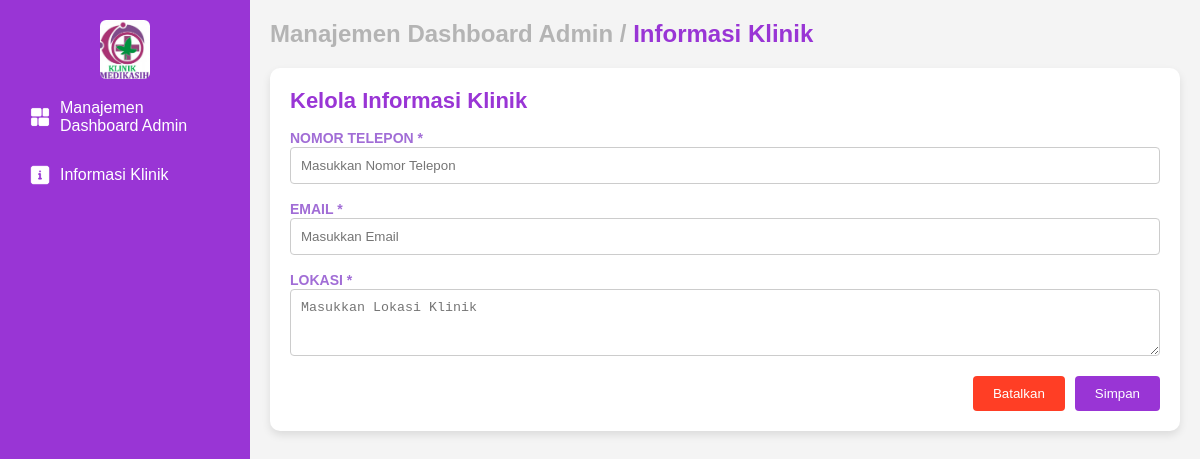
/Admin/pages/informasi_klinik.php (signed in), run on an earlier commit of the app's database.
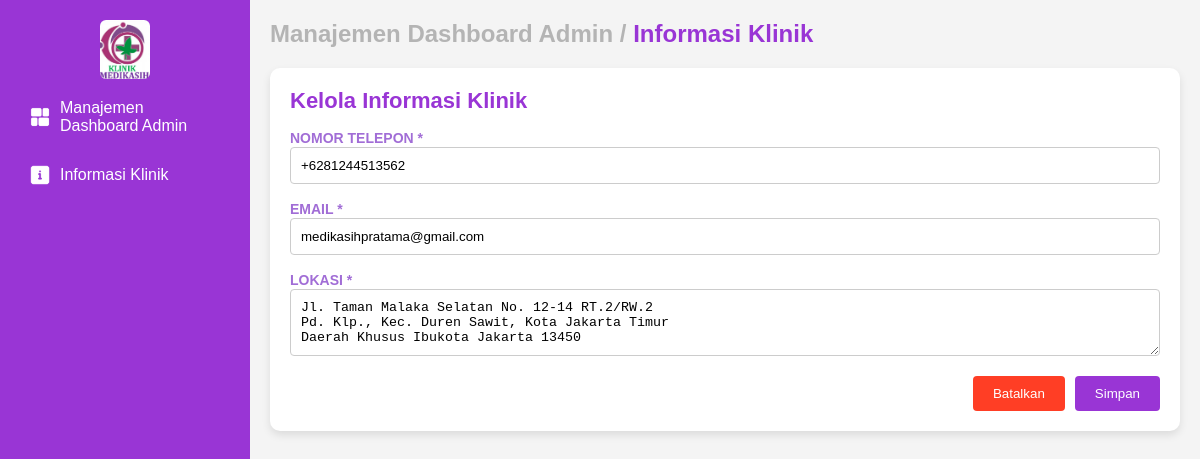
And on a later commit of the database.
### tables this page shows
CREATE TABLE `tb_informasi_klinik` (
  `id` int(11) NOT NULL,
  `no_telp` varchar(15) NOT NULL,
  `email` varchar(50) NOT NULL,
  `lokasi` text NOT NULL
);

### Admin/config/config_query.php (called while the page is built, shortened)
<?php
$servername = "localhost";
$username = "root";
$password = "";
$dbname = "db_poligigi_pratama";
$conn = new mysqli($servername, $username, $password, $dbname);
function bacaInformasiKlinik()
{
    global $conn;
    $sql = "SELECT * FROM tb_informasi_klinik WHERE id = 1";
    $result = $conn->query($sql);
    if ($result && $result->num_rows > 0) {
        return $result->fetch_assoc();
    } else {
        return [
            'no_telp' => '',
            'email' => '',
            'lokasi' => ''
        ];
    }
}

### Admin/pages/informasi_klinik.php (the view, shortened to what this page needs)
<?php
include '../config/config_query.php';
$informasi = bacaInformasiKlinik();
$message = '';
?>
<!DOCTYPE html>
<html lang="en">
<head>
  <link rel="stylesheet" href="../assets/css/styles.css">
</head>
<body onload="showMessage('<?php echo $message; ?>')">
  <div class="dashboard-container">
    <div class="sidebar" id="sidebar">
      <img id="logo" src="../assets/icons/logo.jpg" alt="Logo Klinik Poli Gigi">
      <nav>
        <ul class="sidebar-nav" id="sidebar-nav">
          <li>
            <a href="../index.php" id="dashboard-title">
              <img class="sidebar-icon" src="../assets/icons/dashboard-icon.png" alt="Dashboard Icon">
              Manajemen Dashboard Admin
            </a>
          </li>
          <li>
            <a href="#" id="clinic-info-link">
              <img class="sidebar-icon" src="../assets/icons/info-icon.png" alt="Clinic Icon">
              Informasi Klinik
            </a>
          </li>
        </ul>
      </nav>
    </div>
    <div class="main-content" id="main-content">
      <main>
        <header>
          <h3 id="heading-main-content">
            <span class="sub-heading-main-content">
              <a href="../index.php">Manajemen Dashboard Admin /</a>
            </span>
            <span>Informasi Klinik</span>
          </h3>
        </header>
        <section>
          <div class="container-section">
            <h2 id="doctor-title" class="card-title mb-4">Kelola Informasi Klinik</h2>
            <form action="informasi_klinik.php" method="POST">
              <div class="mb-3">
                <label for="nomor_telepon" class="form-label">NOMOR TELEPON *</label>
                <input type="text" name="nomor_telepon" id="nomor_telepon" class="form-control" placeholder="Masukkan Nomor Telepon" value="<?php echo htmlspecialchars($informasi['no_telp']); ?>" required>
              </div>
              <div class="mb-3">
                <label for="email" class="form-label">EMAIL *</label>
                <input type="email" name="email" id="email" class="form-control" placeholder="Masukkan Email" value="<?php echo htmlspecialchars($informasi['email']); ?>" required>
              </div>
              <div class="mb-3">
                <label for="lokasi" class="form-label">LOKASI *</label>
                <textarea class="form-control" name="lokasi" id="lokasi" rows="3" placeholder="Masukkan Lokasi Klinik" required><?php echo htmlspecialchars($informasi['lokasi']); ?></textarea>
              </div>
              <div class="form-actions">
                <button type="button" onclick="window.history.back();" class="cancel-button">Batalkan</button>
                <button type="submit" class="submit-button">Simpan</button>
              </div>
            </form>
          </div>
        </section>
      </main>
    </div>
  </div>
</body>
</html>

What changed in the data, as far as the page shows it:
added tb_informasi_klinik: nomor_telepon "+6281244513562", email "medikasihpratama@gmail.com", lokasi "Jl. Taman Malaka Selatan No. 12-14 RT.2/RW.2 Pd. Klp., Kec. Duren Sawit, Kota Jakarta Timur Daerah Khusus Ibukota Jakarta 13450"
